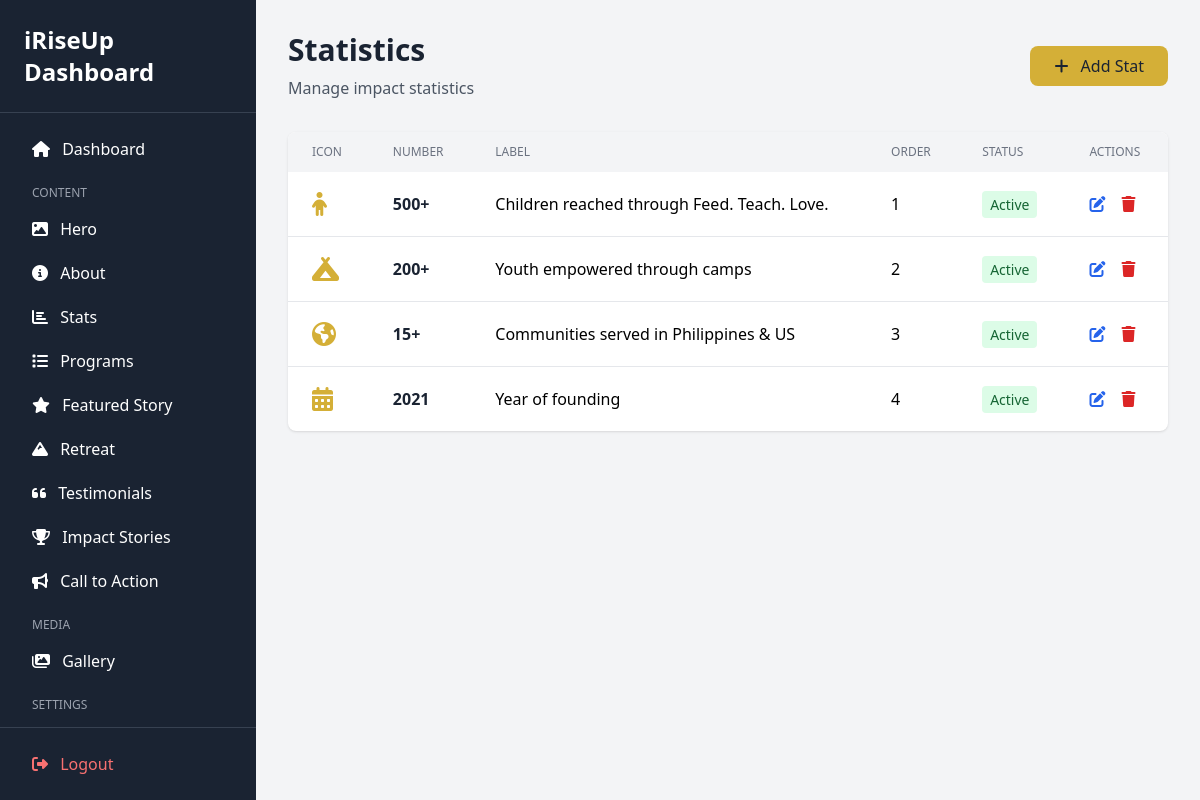
Screenshot of /dashboard/stats/ (signed in) with the database file from the repository.
### myApp/models.py (models this page shows, shortened)
class Stat(models.Model):
    icon = models.CharField(max_length=100, blank=True)  # FontAwesome icon class
    number = models.CharField(max_length=50)
    label = models.CharField(max_length=200)
    sort_order = models.IntegerField(default=0)
    is_active = models.BooleanField(default=True)
    created_at = models.DateTimeField(auto_now_add=True)
    updated_at = models.DateTimeField(auto_now=True)
    class Meta:
        ordering = ['sort_order']

### myApp/dashboard_views.py (the view)
# urls.py: path('stats/', dashboard_views.stats_list, name='stats_list'),
@login_required
def stats_list(request):
    stats = Stat.objects.all()
    return render(request, 'dashboard/stats_list.html', {'stats': stats})

### myApp/templates/dashboard/stats_list.html (shortened to what this page needs)
{% extends 'dashboard/base.html' %}
{% block content %}
<div class="mb-8 flex justify-between items-center">
    <div>
        <h1 class="text-3xl font-bold text-navy mb-2">Statistics</h1>
        <p class="text-gray-600">Manage impact statistics</p>
    </div>
    <a href="{% url 'dashboard:stat_edit' %}" class="bg-gold text-navy px-6 py-2 rounded-lg hover:bg-amber">
        <i class="fas fa-plus mr-2"></i> Add Stat
    </a>
</div>
<div class="bg-white rounded-lg shadow overflow-hidden">
    <table class="w-full">
        <thead class="bg-gray-100">
            <tr>
                <th class="px-6 py-3 text-left text-xs font-medium text-gray-500 uppercase">Icon</th>
                <th class="px-6 py-3 text-left text-xs font-medium text-gray-500 uppercase">Number</th>
                <th class="px-6 py-3 text-left text-xs font-medium text-gray-500 uppercase">Label</th>
                <th class="px-6 py-3 text-left text-xs font-medium text-gray-500 uppercase">Order</th>
                <th class="px-6 py-3 text-left text-xs font-medium text-gray-500 uppercase">Status</th>
                <th class="px-6 py-3 text-left text-xs font-medium text-gray-500 uppercase">Actions</th>
            </tr>
        </thead>
        <tbody class="divide-y divide-gray-200">
            {% for stat in stats %}
            <tr>
                <td class="px-6 py-4">
                    {% if stat.icon %}
                    <i class="{{ stat.icon }} text-2xl text-gold"></i>
                    {% else %}
                    <span class="text-gray-400">-</span>
                    {% endif %}
                </td>
                <td class="px-6 py-4 font-bold text-navy">{{ stat.number }}</td>
                <td class="px-6 py-4">{{ stat.label }}</td>
                <td class="px-6 py-4">{{ stat.sort_order }}</td>
                <td class="px-6 py-4">
                    {% if stat.is_active %}
                    <span class="px-2 py-1 bg-green-100 text-green-800 rounded text-sm">Active</span>
                    {% else %}
                    <span class="px-2 py-1 bg-gray-100 text-gray-800 rounded text-sm">Inactive</span>
                    {% endif %}
                </td>
                <td class="px-6 py-4">
                    <a href="{% url 'dashboard:stat_edit' stat.id %}" class="text-blue-600 hover:text-blue-800 mr-3">
                        <i class="fas fa-edit"></i>
                    </a>
                    <form method="post" action="{% url 'dashboard:stat_delete' stat.id %}" class="inline" onsubmit="return confirm('Delete this stat?');">
                        <button type="submit" class="text-red-600 hover:text-red-800">
                            <i class="fas fa-trash"></i>
                        </button>
                    </form>
                </td>
            </tr>
            {% empty %}
            <tr>
                <td colspan="6" class="px-6 py-12 text-center text-gray-500">
                    No stats found. <a href="{% url 'dashboard:stat_edit' %}" class="text-blue-600">Add one</a>
                </td>
            </tr>
            {% endfor %}
        </tbody>
    </table>
</div>
{% endblock %}

### rows the page displays
Stat: number "500+", label "Children reached through Feed. Teach. Love.", sort_order "1", is_active "Active"
Stat: number "200+", label "Youth empowered through camps", sort_order "2", is_active "Active"
Stat: number "15+", label "Communities served in Philippines & US", sort_order "3", is_active "Active"
Stat: number "2021", label "Year of founding", sort_order "4", is_active "Active"
